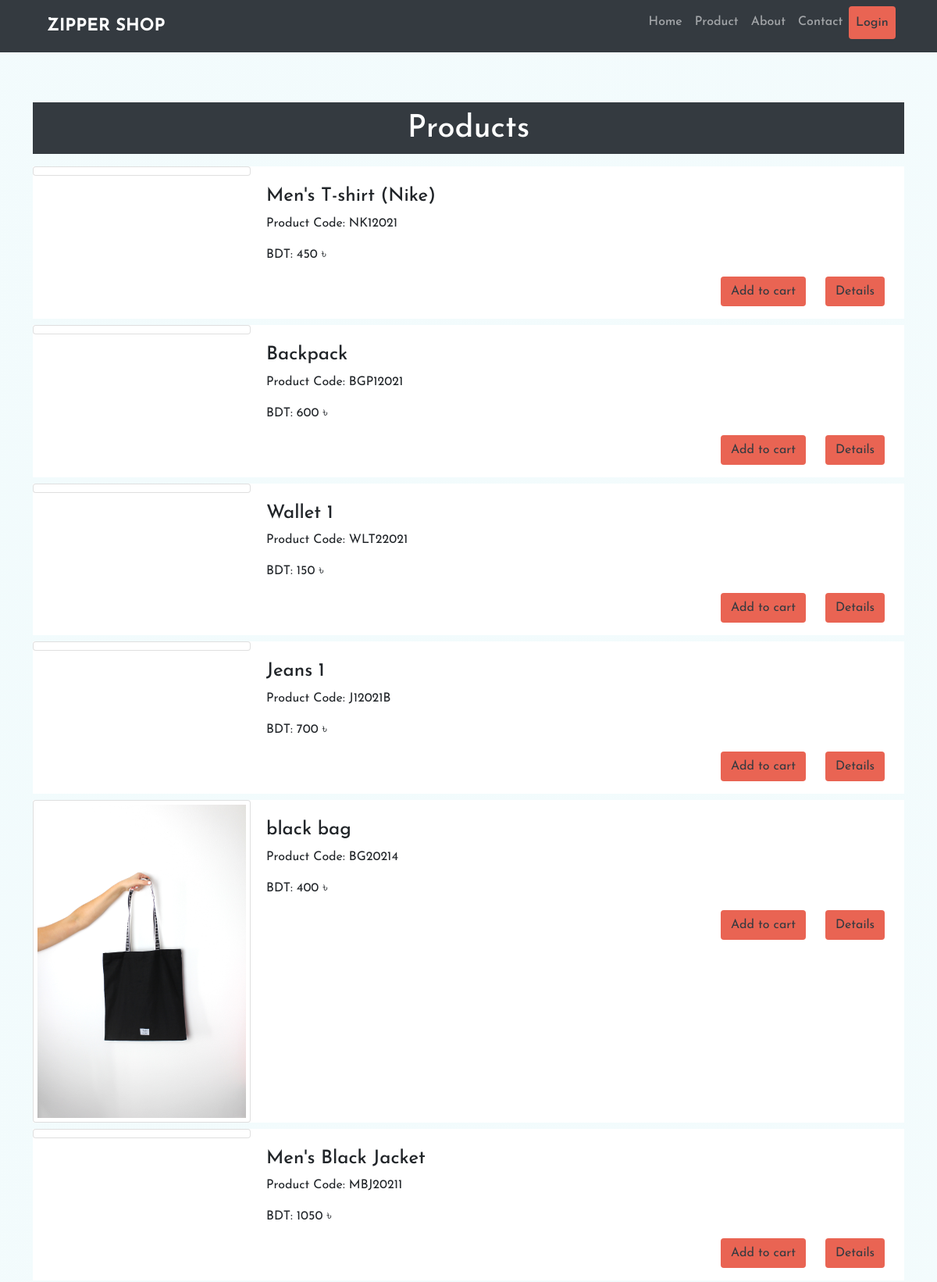
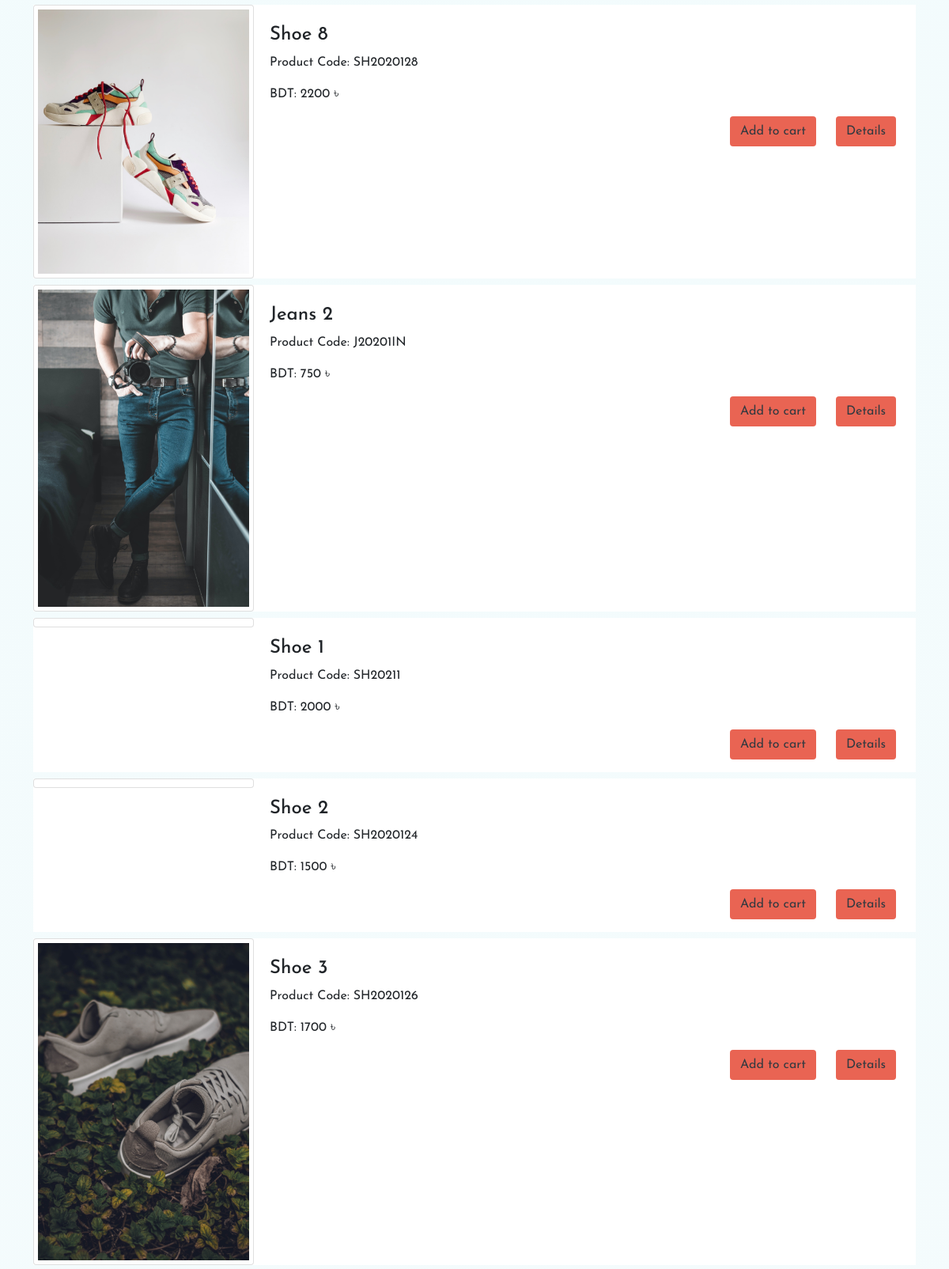
The page /product.php (upper part) on the database its author committed (2 pictures, top to bottom).
### tables this page shows
CREATE TABLE `product` (
  `product_id` int(11) NOT NULL,
  `product_name` varchar(255) NOT NULL,
  `product_code` varchar(255) NOT NULL,
  `catagory` varchar(255) NOT NULL,
  `product_image` text NOT NULL,
  `price` float NOT NULL,
  `quantity` int(11) NOT NULL,
  `des` varchar(255) NOT NULL
);

### product.php (the view, shortened to what this page needs)
<!doctype html>
<html lang="en">
  <head>
    <link href="css/bootstrap.min.css" rel="stylesheet"/>
    <link rel="stylesheet" href="css/style.css"/>
  </head>
  <body>
    <?php include ("include/navbar.php");?>
<section id="product-all" class="product-all py-5">
  <div class="container">
    <div class="row justify-content-center product-bg-dark my-3">
      <div class="col-10 mx-auto col-sm-6 text-center">
        <h1 class="text-capitalize product-title">Products</h1>
      </div>
    </div>
    <div class="row">
      <?php
          include ("./include/connection_open.php");
          $flag = 0;
          $sql = "SELECT * FROM product";
          $sql_run = mysqli_query($link, $sql);
          if (mysqli_num_rows($sql_run)>0) {
            while ($row = mysqli_fetch_assoc($sql_run)) {
              if( !isset($_SESSION['user_info'])){
               $flag = $flag +1 ;
              }
              if($flag == 15) {break;}
            ?>
      <div class="container">
        <div class="row product-single mb-2">
      <div class="col-md-3">
        <div class="card product-single-img">
        <img src="<?php echo $row['product_image']; ?>" alt="">
      </div>
      </div>
      <div class="col-md-9 pt-4 product-single-body">
        <form method="post">
        <h4><?php echo $row['product_name']; ?></h4>
        <p>Product Code: <?php echo $row['product_code']; ?></p>
        <p class="price">BDT: <?php echo $row['price'];?> &#2547 </p>
        <button type="submit" name="details" class="mb-3 btn btn-color slide-btn float-end">
        Details</button>
        <button class="mb-3 btn btn-color slide-btn float-end"name="addtocart">Add to cart</button>
        </form>
      </div>
      </div>
      </div>
      <?php
          }
        }
        else{
          echo "No Products Found";}?>
    </div>
  </div>
    </section>
  </body>
</html>

### css/style.css (style rules this page uses)
body { background-image: radial-gradient(circle farthest-corner at 10% 20%, rgba(234 , 249,251,0.63) 0.1%, rgba(239,249,251,0.63) 90.1%); font-family: 'Josefin Sans', sans-serif; }
* { padding: 0; margin: 0; box-sizing: border-box; }
.slide-btn { display: inline-block; vertical-align: middle; transform: perspective(1px) translateZ(0); box-shadow: 0 0 1px rgba(0, 0, 0, 0); }
.btn-color { background: #E96453; color: #343a40; }
.product-title { color: #fff; }
#product-all .row { --bs-gutter-x: 0rem; }
#product-all .container .product-bg-dark { padding-top: 10px; background:#343a40; font-weight: bold; }
.product-single-img { margin-left: 0; padding-top: 5px; padding-left: 5px; padding-right: 5px; padding-bottom: 5px; }
.product-single-body { padding-left: 20px; }
.product-single-body button { margin-right: 25px; }
.product-single { background: #fff; transition: all 0.3s ease-in; -webkit-transition: all 0.3s ease-in; -moz-transition: all 0.3s ease-in; }

### rows shown on the page
product: product_name "Men's T-shirt (Nike)", product_code "NK12021", price "450"
product: product_name "Backpack", product_code "BGP12021", price "600"
product: product_name "Wallet 1", product_code "WLT22021", price "150"
product: product_name "Jeans 1", product_code "J12021B", price "700"
product: product_image (picture), product_name "black bag", product_code "BG20214", price "400"
product: product_name "Men's Black Jacket", product_code "MBJ20211", price "1050"
product: product_image (picture), product_name "Shoe 8", product_code "SH2020128", price "2200"
product: product_image (picture), product_name "Jeans 2", product_code "J20201IN", price "750"
product: product_name "Shoe 1", product_code "SH20211", price "2000"
product: product_name "Shoe 2", product_code "SH2020124", price "1500"
product: product_image (picture), product_name "Shoe 3", product_code "SH2020126", price "1700"
